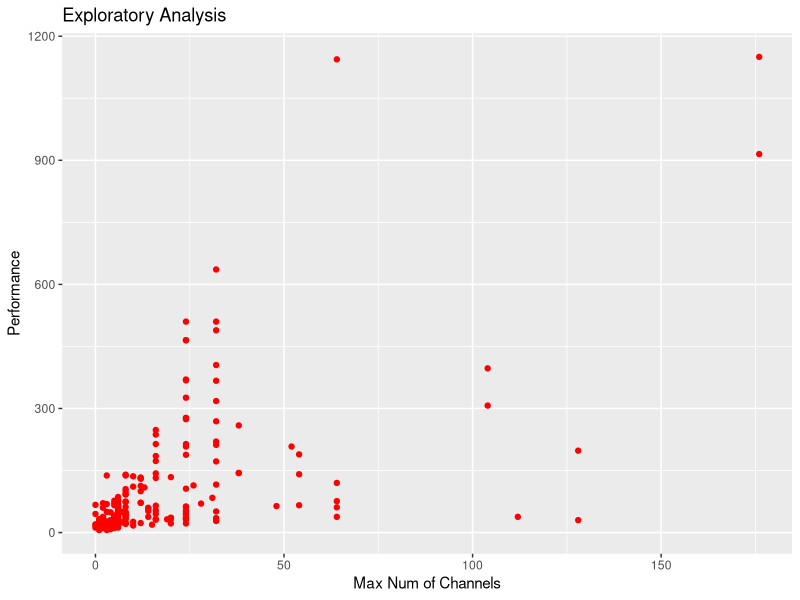
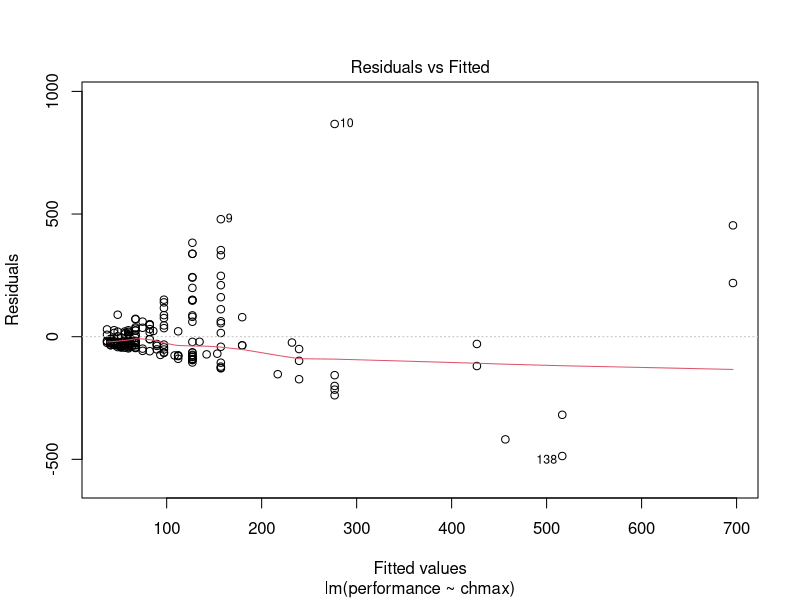
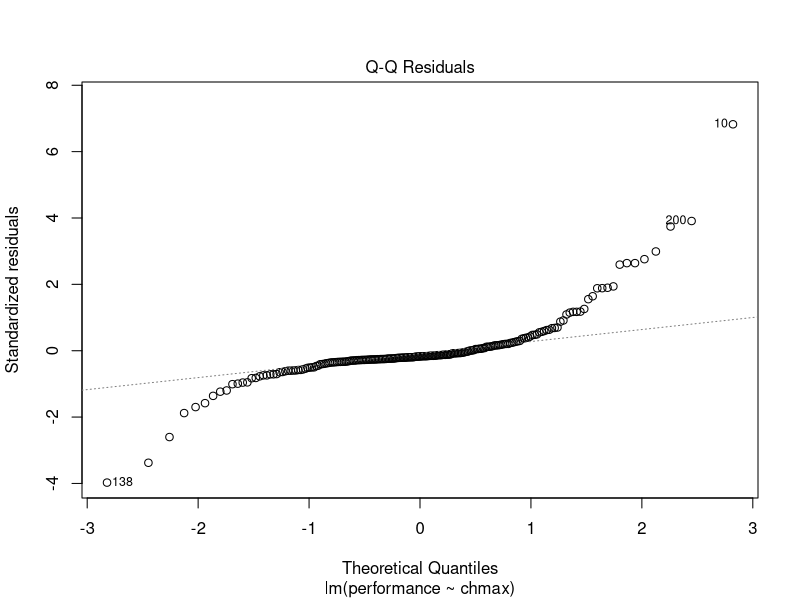
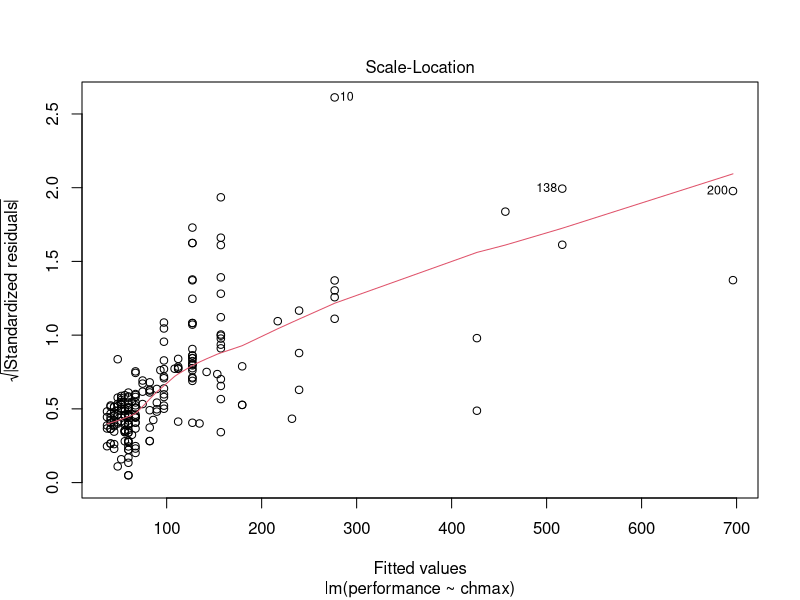
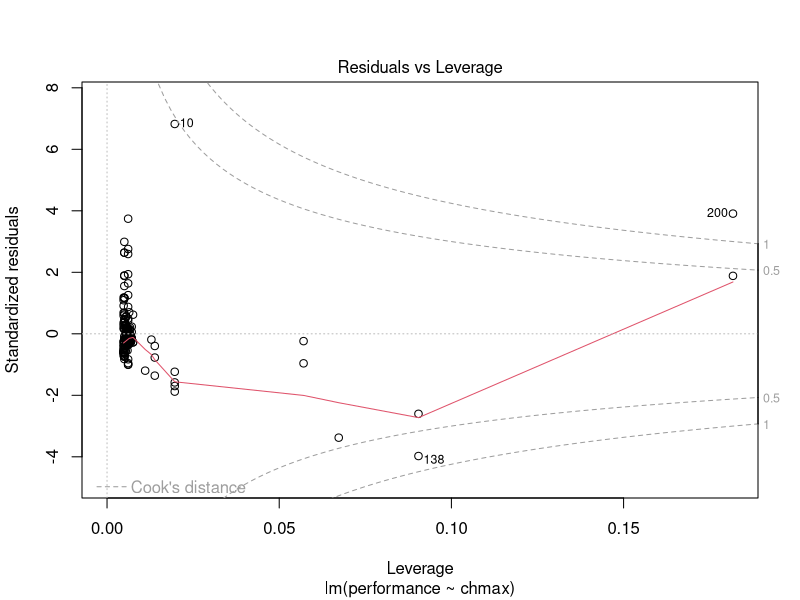
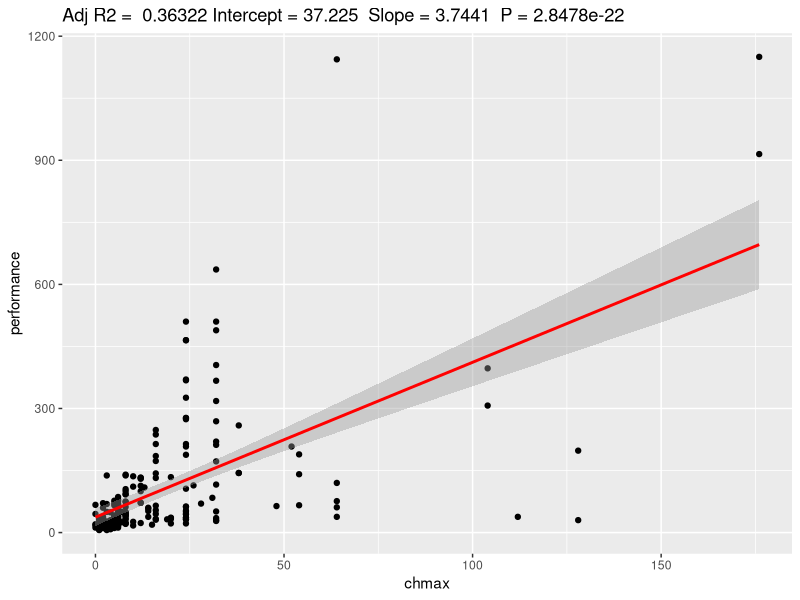

Recreate these plots in R, in order.
## ---- chunk 1
# Initiate Tidyverse since all relevant packages are located within
library(tidyverse)
## ---- chunk 2
# Importing machine.csv in a dplyr dataframe
machine <- read_csv("machine.csv", show_col_types = FALSE)
# Inspecting Dataframe to ensure good import
head(machine)

# ggplot Regression Function for a Nicer Looking Plot
gg_plot_regression <- function(fit) {
  require(ggplot2)

  ggplot(fit$model, aes_string(
    x = names(fit$model)[2],
    y = names(fit$model)[1]
  )) +
    geom_point() +
    stat_smooth(method = "lm", col = "red") +
    labs(title = paste(
      "Adj R2 = ", signif(summary(fit)$adj.r.squared, 5),
      "Intercept =", signif(fit$coef[[1]], 5),
      " Slope =", signif(fit$coef[[2]], 5),
      " P =", signif(summary(fit)$coef[2, 4], 5)
    ))
}
## ---- chunk 3
summary(machine)
max_performance <- ggplot(data = machine, aes(x = chmax, y = performance)) +
  geom_point(color = "red") +
  labs(
    x = "Max Num of Channels", y = "Performance",
    title = "Exploratory Analysis"
  )

max_performance
## ---- chunk 4
chmax_vec <- machine %>%
  pull(var = 2)

performance_vec <- machine %>%
  pull(var = 3)

correlation_ch_perf <- cor(x = chmax_vec, y = performance_vec)
correlation_ch_perf
## ---- chunk 5
performance_lm <- lm(performance ~ chmax, data = machine)

summary(performance_lm)
beta1_95 <- confint(performance_lm, level = 0.95)
beta1_99 <- confint(performance_lm, level = 0.99)

beta1_95
beta1_99

plot(performance_lm)
gg_plot_regression(performance_lm)
